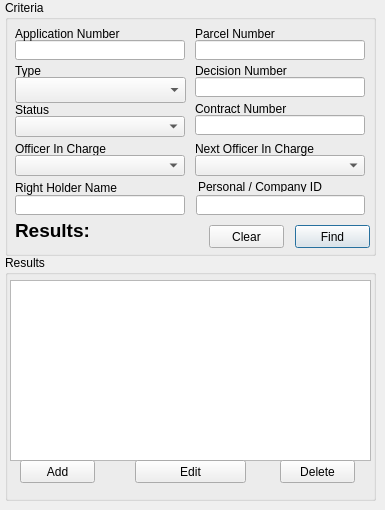
      <widget class="QWidget" name="application_tab">
       <attribute name="title">
        <string>Application</string>
       </attribute>
       <widget class="QGroupBox" name="groupBox_11">
        <property name="geometry">
         <rect>
          <x>5</x>
          <y>0</y>
          <width>371</width>
          <height>256</height>
         </rect>
        </property>
        <property name="title">
         <string>Criteria</string>
        </property>
        <widget class="QLineEdit" name="application_application_num_edit">
         <property name="geometry">
          <rect>
           <x>10</x>
           <y>40</y>
           <width>170</width>
           <height>20</height>
          </rect>
         </property>
        </widget>
        <widget class="QLineEdit" name="application_right_holder_name_edit">
         <property name="geometry">
          <rect>
           <x>10</x>
           <y>195</y>
           <width>170</width>
           <height>20</height>
          </rect>
         </property>
         <property name="toolTip">
          <string>insert a comma to search for first and surname: surname, first_name</string>
         </property>
        </widget>
        <widget class="QLineEdit" name="application_parcel_num_edit">
         <property name="geometry">
          <rect>
           <x>190</x>
           <y>40</y>
           <width>170</width>
           <height>20</height>
          </rect>
         </property>
        </widget>
        <widget class="QLineEdit" name="application_contract_num_edit">
         <property name="geometry">
          <rect>
           <x>190</x>
           <y>115</y>
           <width>170</width>
           <height>20</height>
          </rect>
         </property>
        </widget>
        <widget class="QLineEdit" name="application_decision_num_edit">
         <property name="geometry">
          <rect>
           <x>190</x>
           <y>77</y>
           <width>170</width>
           <height>20</height>
          </rect>
         </property>
        </widget>
        <widget class="QLabel" name="label_30">
         <property name="geometry">
          <rect>
           <x>10</x>
           <y>25</y>
           <width>171</width>
           <height>17</height>
          </rect>
         </property>
         <property name="text">
          <string>Application Number</string>
         </property>
        </widget>
        <widget class="QLabel" name="label_31">
         <property name="geometry">
          <rect>
           <x>10</x>
           <y>101</y>
           <width>171</width>
           <height>17</height>
          </rect>
         </property>
         <property name="text">
          <string>Status</string>
         </property>
        </widget>
        <widget class="QLabel" name="label_32">
         <property name="geometry">
          <rect>
           <x>10</x>
           <y>140</y>
           <width>171</width>
           <height>17</height>
          </rect>
         </property>
         <property name="text">
          <string>Officer In Charge</string>
         </property>
        </widget>
        <widget class="QLabel" name="label_33">
         <property name="geometry">
          <rect>
           <x>10</x>
           <y>179</y>
           <width>171</width>
           <height>17</height>
          </rect>
         </property>
         <property name="text">
          <string>Right Holder Name</string>
         </property>
        </widget>
        <widget class="QLabel" name="label_34">
         <property name="geometry">
          <rect>
           <x>190</x>
           <y>25</y>
           <width>171</width>
           <height>17</height>
          </rect>
         </property>
         <property name="text">
          <string>Parcel Number</string>
         </property>
        </widget>
        <widget class="QLabel" name="label_35">
         <property name="geometry">
          <rect>
           <x>190</x>
           <y>62</y>
           <width>171</width>
           <height>17</height>
          </rect>
         </property>
         <property name="text">
          <string>Decision Number</string>
         </property>
        </widget>
        <widget class="QLabel" name="label_36">
         <property name="geometry">
          <rect>
           <x>190</x>
           <y>100</y>
           <width>171</width>
           <height>17</height>
          </rect>
         </property>
         <property name="text">
          <string>Contract Number</string>
         </property>
        </widget>
        <widget class="QComboBox" name="office_in_charge_cbox">
         <property name="geometry">
          <rect>
           <x>10</x>
           <y>155</y>
           <width>170</width>
           <height>21</height>
          </rect>
         </property>
        </widget>
        <widget class="QComboBox" name="status_cbox">
         <property name="geometry">
          <rect>
           <x>10</x>
           <y>116</y>
           <width>170</width>
           <height>21</height>
          </rect>
         </property>
        </widget>
        <widget class="QLabel" name="application_results_label">
         <property name="geometry">
          <rect>
           <x>10</x>
           <y>220</y>
           <width>121</width>
           <height>20</height>
          </rect>
         </property>
         <property name="font">
          <font>
           <family>Lucida Grande</family>
           <pointsize>14</pointsize>
           <weight>75</weight>
           <bold>true</bold>
          </font>
         </property>
         <property name="text">
          <string>Results:</string>
         </property>
         <property name="alignment">
          <set>Qt::AlignLeading|Qt::AlignLeft|Qt::AlignVCenter</set>
         </property>
        </widget>
        <widget class="QComboBox" name="next_officer_in_charge_cbox">
         <property name="geometry">
          <rect>
           <x>190</x>
           <y>155</y>
           <width>170</width>
           <height>21</height>
          </rect>
         </property>
        </widget>
        <widget class="QLabel" name="label_37">
         <property name="geometry">
          <rect>
           <x>190</x>
           <y>140</y>
           <width>171</width>
           <height>17</height>
          </rect>
         </property>
         <property name="text">
          <string>Next Officer In Charge</string>
         </property>
        </widget>
        <widget class="QLabel" name="label_55">
         <property name="geometry">
          <rect>
           <x>10</x>
           <y>62</y>
           <width>171</width>
           <height>17</height>
          </rect>
         </property>
         <property name="text">
          <string>Type</string>
         </property>
        </widget>
        <widget class="QComboBox" name="app_type_cbox">
         <property name="geometry">
          <rect>
           <x>10</x>
           <y>77</y>
           <width>171</width>
           <height>26</height>
          </rect>
         </property>
        </widget>
        <widget class="QLabel" name="label_71">
         <property name="geometry">
          <rect>
           <x>193</x>
           <y>182</y>
           <width>153</width>
           <height>10</height>
          </rect>
         </property>
         <property name="text">
          <string>Personal / Company ID</string>
         </property>
        </widget>
        <widget class="QLineEdit" name="personal_application_edit">
         <property name="geometry">
          <rect>
           <x>191</x>
           <y>195</y>
           <width>169</width>
           <height>20</height>
          </rect>
         </property>
        </widget>
       </widget>
       <widget class="QPushButton" name="application_find_button">
        <property name="geometry">
         <rect>
          <x>295</x>
          <y>225</y>
          <width>75</width>
          <height>23</height>
         </rect>
        </property>
        <property name="text">
         <string>Find</string>
        </property>
        <property name="autoDefault">
         <bool>true</bool>
        </property>
        <property name="default">
         <bool>true</bool>
        </property>
       </widget>
       <widget class="QPushButton" name="application_clear_button">
        <property name="geometry">
         <rect>
          <x>209</x>
          <y>225</y>
          <width>75</width>
          <height>23</height>
         </rect>
        </property>
        <property name="text">
         <string>Clear</string>
        </property>
       </widget>
       <widget class="QGroupBox" name="groupBox_12">
        <property name="geometry">
         <rect>
          <x>5</x>
          <y>255</y>
          <width>371</width>
          <height>246</height>
         </rect>
        </property>
        <property name="title">
         <string>Results</string>
        </property>
        <widget class="QTableWidget" name="application_results_twidget">
         <property name="geometry">
          <rect>
           <x>5</x>
           <y>25</y>
           <width>361</width>
           <height>181</height>
          </rect>
         </property>
         <property name="selectionMode">
          <enum>QAbstractItemView::ExtendedSelection</enum>
         </property>
        </widget>
        <widget class="QPushButton" name="application_delete_button">
         <property name="geometry">
          <rect>
           <x>275</x>
           <y>205</y>
           <width>75</width>
           <height>23</height>
          </rect>
         </property>
         <property name="text">
          <string>Delete</string>
         </property>
        </widget>
        <widget class="QPushButton" name="application_edit_button">
         <property name="geometry">
          <rect>
           <x>130</x>
           <y>205</y>
           <width>111</width>
           <height>23</height>
          </rect>
         </property>
         <property name="text">
          <string>Edit</string>
         </property>
        </widget>
        <widget class="QPushButton" name="application_add_button">
         <property name="geometry">
          <rect>
           <x>15</x>
           <y>205</y>
           <width>75</width>
           <height>23</height>
          </rect>
         </property>
         <property name="text">
          <string>Add</string>
         </property>
        </widget>
       </widget>
      </widget>
